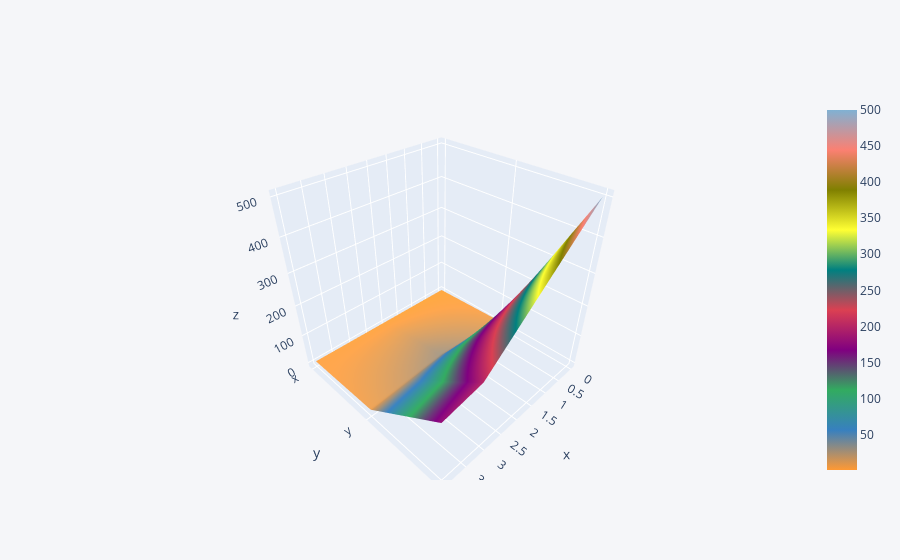

The notebook cell saved with this chart:
### Code cell
df3.iplot(kind= "surface")

### Figure 1 — Plotly figure (JSON) as saved in the notebook; plotly's stock layout.template omitted (floating-point values rounded to 4 significant figures)
{"data": [{"colorscale": [[0, "rgb(255, 153, 51)"], [0.1111, "rgb(55, 128, 191)"], [0.2222, "rgb(50, 171, 96)"], [0.3333, "rgb(128, 0, 128)"], [0.4444, "rgb(219, 64, 82)"], [0.5556, "rgb(0, 128, 128)"], [0.6667, "rgb(255, 255, 51)"], [0.7778, "rgb(128, 128, 0)"], [0.8889, "rgb(251, 128, 114)"], [1, "rgb(128, 177, 211)"]], "type": "surface", "x": [0, 1, 2, 3, 4], "y": ["x", "y", "2"], "z": [[1, 2, 3, 4, 5], [10, 20, 30, 20, 10], [500, 400, 300, 200, 180]]}], "layout": {"legend": {"bgcolor": "#F5F6F9", "font": {"color": "#4D5663"}}, "paper_bgcolor": "#F5F6F9", "plot_bgcolor": "#F5F6F9", "title": {"font": {"color": "#4D5663"}}, "xaxis": {"gridcolor": "#E1E5ED", "showgrid": true, "tickfont": {"color": "#4D5663"}, "title": {"font": {"color": "#4D5663"}, "text": ""}, "zerolinecolor": "#E1E5ED"}, "yaxis": {"gridcolor": "#E1E5ED", "showgrid": true, "tickfont": {"color": "#4D5663"}, "title": {"font": {"color": "#4D5663"}, "text": ""}, "zerolinecolor": "#E1E5ED"}}}
